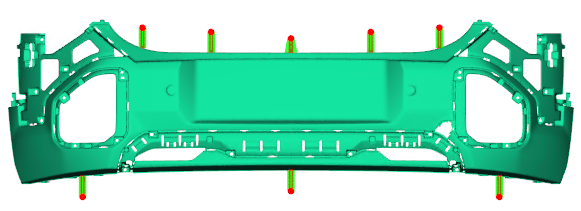
#> input picture data/raw/2025/with_gate/25M1750D_front.png, 581 x 211 px, found by its file name
$ python resize.py
#> lines starting #> are read from the running program, lines starting #| are printed output that depends on the picture; after the words box and inside, x2 and y2 are one past the last pixel; in counts of white or black regions, pixels touching at a corner belong together
import numpy as np
import cv2 as cv
import matplotlib.pyplot as plt

im = cv.imread("D:\\washik_personal\\projects\\gate_prediction\\data\\raw\\2025\\with_gate\\25M1750D_front.png")
#> im is the input picture: shape (211, 581, 3); mean B, G, R 189.8, 218, 137.1
assert im is not None


#  function: resize_and_pad
# [56 lines left out: function resize_and_pad, not called in this run]


# Keep an RGB copy for the "original" display
original_rgb = cv.cvtColor(im, cv.COLOR_BGR2RGB)

imgray = cv.cvtColor(im, cv.COLOR_BGR2GRAY)
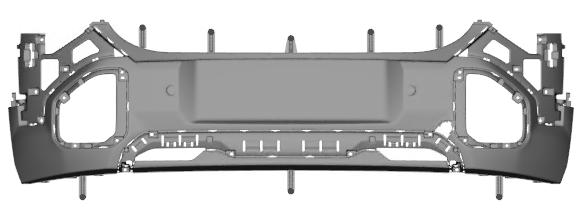
#> imgray: shape (211, 581); min 11, max 255, mean 190.6
edges = cv.Canny(imgray, 50, 200)
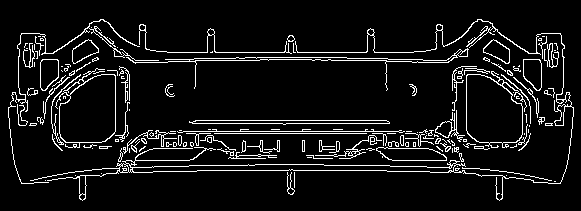
#> edges: shape (211, 581); 7.8% white in thin lines or dots, all inside (x1, y1, x2, y2) = (8, 19, 574, 201)
contours, _ = cv.findContours(edges, cv.RETR_TREE, cv.CHAIN_APPROX_SIMPLE)
#> contours = 276 contours, 198 with area under 20; largest, box (x1, y1, x2, y2) and area: (55, 68, 116, 148) 3308, (466, 71, 527, 148) 3242, (466, 74, 523, 144) 3148, (59, 74, 116, 143) 3144, (30, 19, 574, 201) 2327

# handle case with no contours
if not contours:
    h, w = im.shape[:2]
    x, y, w, h = 0, 0, w, h
else:
    all_points = np.concatenate(contours)
#> all_points = contour of 5424 points, box (x1, y1, x2, y2) (8, 19, 574, 201), area 24356
    x, y, w, h = cv.boundingRect(all_points)
#> x = 8; y = 19; w = 566; h = 182

# Draw the bounding box on the original image copy
boxed = im.copy()
cv.rectangle(boxed, (x, y), (x + w, y + h), (0, 255, 0), 1)
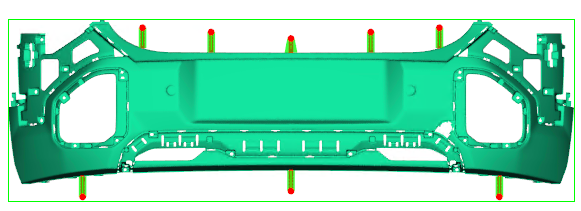
#> boxed: shape (211, 581, 3); 1.22% of pixels changed, all inside (x1, y1, x2, y2) = (8, 19, 575, 202)
boxed_rgb = cv.cvtColor(boxed, cv.COLOR_BGR2RGB)

# Crop the region
cropped_bgr = im[y:y + h, x:x + w]
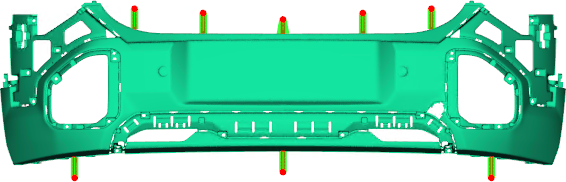
#> cropped_bgr: shape (182, 566, 3); mean B, G, R 177.4, 211, 114.6
cropped_rgb = cv.cvtColor(cropped_bgr, cv.COLOR_BGR2RGB)

# Step 5: Resize preserving aspect ratio with width=470
target_width = 470
aspect_ratio = cropped_bgr.shape[1] / cropped_bgr.shape[0]
#> aspect_ratio = 3.11
target_height = int(target_width / aspect_ratio)
#> target_height = 151
resized = cv.resize(cropped_bgr, (target_width, target_height))
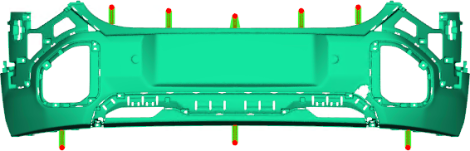
#> resized: shape (151, 470, 3); mean B, G, R 177.4, 211, 114.7

# Step 6: Add padding to make final size 512x512
# Calculate padding
left_right_pad = 21  # 21px each side
total_width = target_width + (left_right_pad * 2)  # Should be 512
needed_height = 512
top_bottom_pad = (needed_height - target_height) // 2
#> top_bottom_pad = 180
extra_bottom = needed_height - (target_height + (top_bottom_pad * 2))  # Handle odd numbers
#> extra_bottom = 1

# Add padding
padded = cv.copyMakeBorder(
    resized,
    top_bottom_pad,  # top
    top_bottom_pad + extra_bottom,  # bottom
    left_right_pad,  # left
    left_right_pad,  # right
    cv.BORDER_CONSTANT,
    value=[255, 255, 255]  # white padding instead of black
)
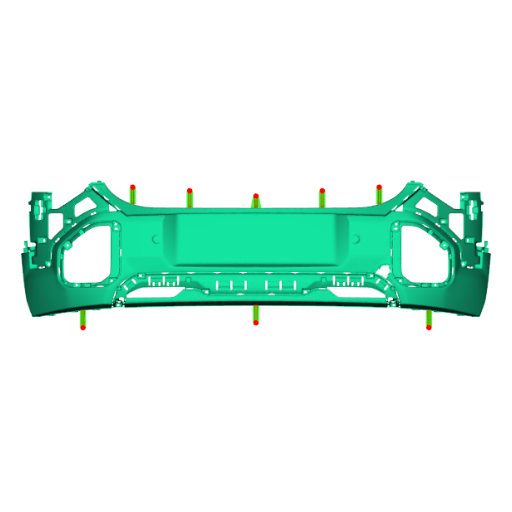
#> padded: shape (512, 512, 3); mean B, G, R 234, 243.1, 217

# Convert for display
padded_rgb = cv.cvtColor(padded, cv.COLOR_BGR2RGB)

# Display original, boxed, and cropped side-by-side
fig, axes = plt.subplots(1, 3, figsize=(15, 6))
axes[0].imshow(original_rgb)
axes[0].set_title("Original")
axes[0].axis("off")
print("image shape: ", original_rgb.shape)
#| image shape:  (211, 581, 3)

axes[1].imshow(boxed_rgb)
axes[1].set_title("With Bounding Box")
axes[1].axis("off")
print("image shape: ", boxed_rgb.shape)
#| image shape:  (211, 581, 3)

axes[2].imshow(cropped_rgb)
axes[2].set_title("Cropped")
axes[2].axis("off")
print("image shape: ", cropped_rgb.shape)
#| image shape:  (182, 566, 3)

plt.tight_layout()
plt.show()

# Update visualization to show all steps
fig, axes = plt.subplots(1, 4, figsize=(20, 6))
axes[0].imshow(original_rgb)
axes[0].set_title(f"Original\n{original_rgb.shape}")
axes[0].axis("off")

axes[1].imshow(cropped_rgb)
axes[1].set_title(f"Cropped\n{cropped_rgb.shape}")
axes[1].axis("off")

resized_rgb = cv.cvtColor(resized, cv.COLOR_BGR2RGB)
axes[2].imshow(resized_rgb)
axes[2].set_title(f"Resized (w=470)\n{resized_rgb.shape}")
axes[2].axis("off")

axes[3].imshow(padded_rgb)
axes[3].set_title(f"Padded (512x512)\n{padded_rgb.shape}")
axes[3].axis("off")

plt.tight_layout()
plt.show()

# Verify final dimensions
assert padded.shape == (512, 512, 3), f"Expected (512, 512, 3), got {padded.shape}"

$ run again, with data/raw/2025/with_gate/25M0380D_front.png copied over data/raw/2025/with_gate/25M1750D_front.png
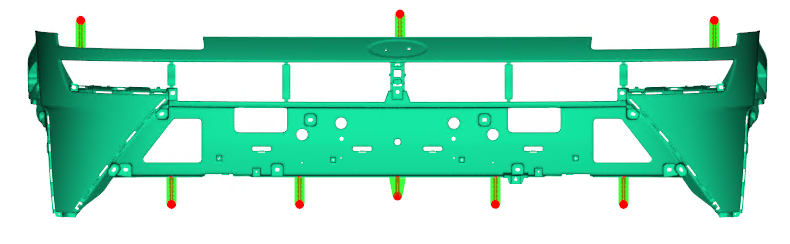
#> input picture data/raw/2025/with_gate/25M0380D_front.png, 790 x 244 px, found by its file name
#> im is the input picture: shape (244, 790, 3); mean B, G, R 202.8, 224, 164.5
#> `edges = cv.Canny(imgray, 50, 200)`:
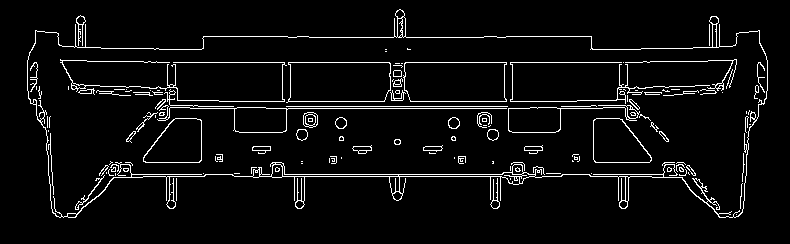
#> edges: shape (244, 790); 5% white in thin lines or dots, all inside (x1, y1, x2, y2) = (27, 9, 768, 218)
#> contours = 226 contours, 140 with area under 20; largest, box (x1, y1, x2, y2) and area: (27, 9, 768, 218) 101982, (27, 30, 768, 218) 99890, (286, 62, 391, 103) 3864, (403, 62, 507, 102) 3862, (288, 62, 391, 102) 3856
#> all_points = contour of 4221 points, box (x1, y1, x2, y2) (27, 9, 768, 218), area 64108
#> x = 27; y = 9; w = 741; h = 209
#> boxed: shape (244, 790, 3); 0.99% of pixels changed, all inside (x1, y1, x2, y2) = (27, 9, 769, 219)
#> `padded = cv.copyMakeBorder( resized, top_bottom_pad,`:
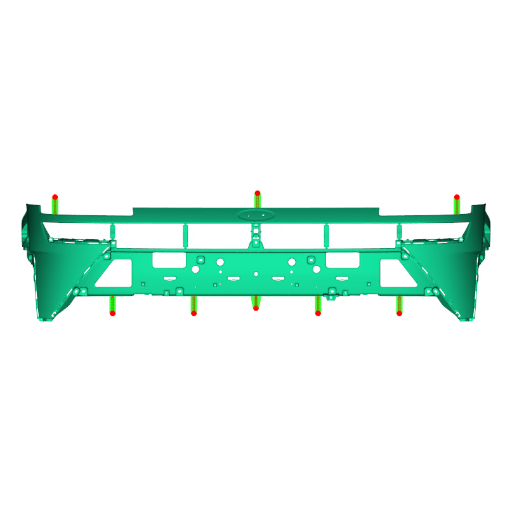
#> padded: shape (512, 512, 3); mean B, G, R 239.6, 245.9, 228.4
#| image shape:  (244, 790, 3)
#| image shape:  (244, 790, 3)
#| image shape:  (209, 741, 3)

$ run again, with data/raw/2025/with_gate/25M0390D_front.png copied over data/raw/2025/with_gate/25M1750D_front.png
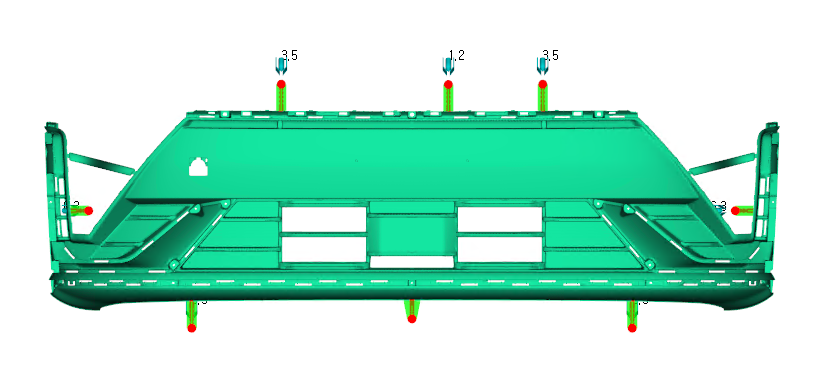
#> input picture data/raw/2025/with_gate/25M0390D_front.png, 824 x 377 px, found by its file name
#> im is the input picture: shape (377, 824, 3); mean B, G, R 207.5, 227.8, 168.9
#> `edges = cv.Canny(imgray, 50, 200)`:
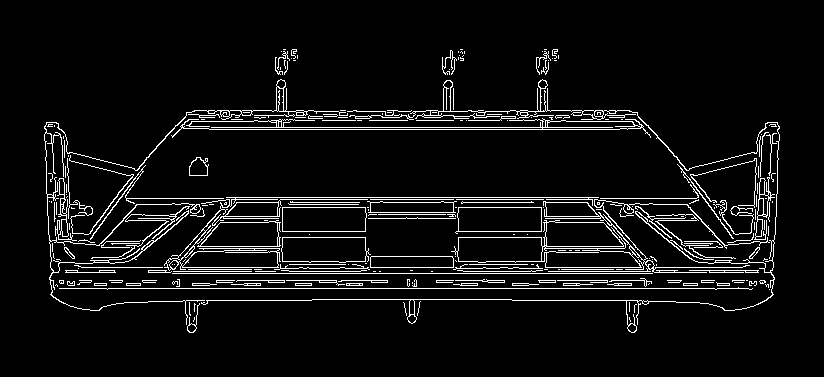
#> edges: shape (377, 824); 6.1% white in thin lines or dots, all inside (x1, y1, x2, y2) = (44, 49, 780, 333)
#> contours = 381 contours, 256 with area under 20; largest, box (x1, y1, x2, y2) and area: (451, 199, 770, 273) 6270, (281, 237, 371, 263) 2011, (457, 237, 543, 263) 2011, (281, 237, 367, 263) 2008, (455, 207, 542, 234) 1998
#> all_points = contour of 7318 points, box (x1, y1, x2, y2) (44, 49, 780, 333), area 39741
#> x = 44; y = 49; w = 736; h = 284
#> boxed: shape (377, 824, 3); 0.66% of pixels changed, all inside (x1, y1, x2, y2) = (44, 49, 781, 334)
#> `padded = cv.copyMakeBorder( resized, top_bottom_pad,`:
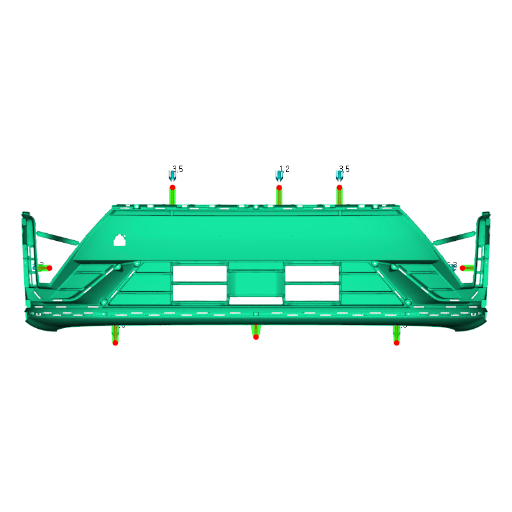
#> padded: shape (512, 512, 3); mean B, G, R 232, 241.8, 213.4
#| image shape:  (377, 824, 3)
#| image shape:  (377, 824, 3)
#| image shape:  (284, 736, 3)
